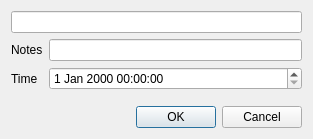
<?xml version="1.0" encoding="UTF-8"?>
<ui version="4.0">
 <class>Dialog</class>
 <widget class="QDialog" name="Dialog">
  <property name="geometry">
   <rect>
    <x>0</x>
    <y>0</y>
    <width>313</width>
    <height>139</height>
   </rect>
  </property>
  <property name="windowTitle">
   <string>Dialog</string>
  </property>
  <layout class="QVBoxLayout" name="verticalLayout">
   <item>
    <widget class="QLineEdit" name="valueInput"/>
   </item>
   <item>
    <layout class="QFormLayout" name="formLayout">
     <item row="0" column="0">
      <widget class="QLabel" name="label">
       <property name="text">
        <string>Notes</string>
       </property>
      </widget>
     </item>
     <item row="0" column="1">
      <widget class="QLineEdit" name="notesInput"/>
     </item>
     <item row="1" column="0">
      <widget class="QLabel" name="label_2">
       <property name="text">
        <string>Time</string>
       </property>
      </widget>
     </item>
     <item row="1" column="1">
      <widget class="QDateTimeEdit" name="timeInput"/>
     </item>
    </layout>
   </item>
   <item>
    <widget class="QDialogButtonBox" name="buttonBox">
     <property name="orientation">
      <enum>Qt::Horizontal</enum>
     </property>
     <property name="standardButtons">
      <set>QDialogButtonBox::Cancel|QDialogButtonBox::Ok</set>
     </property>
    </widget>
   </item>
  </layout>
 </widget>
 <resources/>
 <connections>
  <connection>
   <sender>buttonBox</sender>
   <signal>accepted()</signal>
   <receiver>Dialog</receiver>
   <slot>accept()</slot>
   <hints>
    <hint type="sourcelabel">
     <x>248</x>
     <y>254</y>
    </hint>
    <hint type="destinationlabel">
     <x>157</x>
     <y>274</y>
    </hint>
   </hints>
  </connection>
  <connection>
   <sender>buttonBox</sender>
   <signal>rejected()</signal>
   <receiver>Dialog</receiver>
   <slot>reject()</slot>
   <hints>
    <hint type="sourcelabel">
     <x>316</x>
     <y>260</y>
    </hint>
    <hint type="destinationlabel">
     <x>286</x>
     <y>274</y>
    </hint>
   </hints>
  </connection>
 </connections>
</ui>
